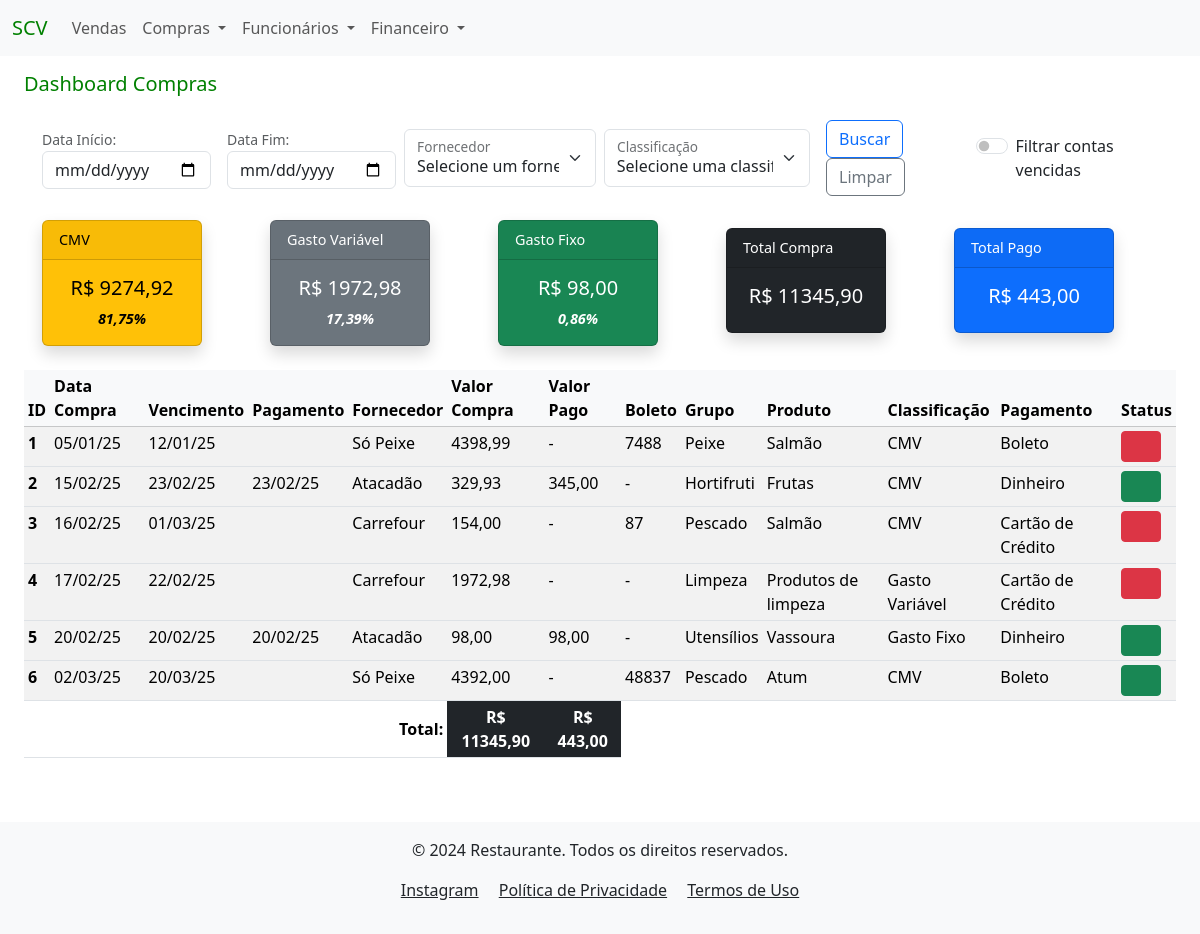
The page /dashboard_compras on the database its author committed.
### compras/models.py (models this page shows)
class Compras(models.Model):
    classificacao_choices = [
                        ('CMV', 'CMV'),
                        ('Gasto Fixo', 'Gasto Fixo'),
                        ('Gasto Variável', 'Gasto Variável')
                        ]
    tipo_pagamento = [
                    ('Dinheiro', 'Dinheiro'),
                    ('Cartão de Crédito', 'Cartão de Crédito'),
                    ('Cartão Débito', 'Cartão Débito'),
                    ('Pix', 'Pix'),
                    ('Cheque', 'Cheque'),
                    ('Transferência', 'Transferência'),
                    ('Boleto', 'Boleto'),
                    ('Débito Automático', 'Débito Automático')
    ]
    created_at = models.DateTimeField(auto_now_add=True)
    data_compra = models.DateField(verbose_name="Data da Venda", null=False, blank=False)
    data_vencimento = models.DateField(verbose_name="Data do Vencimento", null=True, blank=False)
    data_pagamento = models.DateField(verbose_name="Data do Pagamento", null=True, blank=True)
    fornecedor = models.ForeignKey(Fornecedor, on_delete=models.PROTECT, verbose_name="Fornecedor", null=False, blank=False)
    valor_compra = models.DecimalField(verbose_name="Valor da Compra", max_digits=9, decimal_places=2, null=False, blank=False)
    valor_pago = models.DecimalField(verbose_name="Valor de Pagamento", max_digits=9, decimal_places=2, null=True, blank=True)
    qtd = models.CharField(verbose_name="Quantidade", max_length=10, null=True, blank=True)
    numero_boleto = models.CharField(verbose_name="Boleto", max_length=10, null=True, blank=True)
    grupo_produto = models.CharField(verbose_name="Grupo do Produto", max_length=20, null=True, blank=False)
    produto = models.CharField(verbose_name="Produto", max_length=20, null=True, blank=False)
    classificacao = models.CharField(verbose_name="Classificação", choices=classificacao_choices, max_length=20, null=True, blank=False)
    forma_pagamento = models.CharField(verbose_name="Forma de Pagamento", choices=tipo_pagamento, max_length=17, null=True, blank=False)
    observacao = models.CharField(verbose_name="Observação", max_length=35, null=True, blank=True)
    author = models.ForeignKey(User, on_delete=models.PROTECT, blank=False, default=1)
    dt_atualizado = models.DateTimeField(auto_now=True, null=False, blank=False)

class Fornecedor(models.Model):
    created_at = models.DateTimeField(auto_now_add=True)
    nome_empresa = models.CharField(verbose_name="Fornecedor", max_length=50, blank=False, unique=True)
    cnpj = models.CharField(verbose_name="CNPJ", max_length=14, null=True, blank=True)
    nome_contato = models.CharField(verbose_name="Contato", max_length=35, null=True, blank=True)
    telefone = models.CharField(verbose_name="Telefone", max_length=15, null=True, blank=True)
    email = models.CharField(verbose_name="E-mail", max_length=40, null=True, blank=True)
    endereco = models.CharField(verbose_name="Endereço", max_length=255, null=True, blank=True)
    cep = models.CharField(verbose_name="CEP", max_length=8, null=True, blank=True)
    numero = models.CharField(verbose_name="Número", max_length=10, null=True, blank=True)
    bairro = models.CharField(verbose_name="Bairro", max_length=20, null=True, blank=True)
    cidade = models.CharField(verbose_name="Cidade", max_length=30, null=True, blank=True)
    author = models.ForeignKey(User, on_delete=models.PROTECT, blank=False, default=1)
    dt_atualizado = models.DateTimeField(auto_now=True, null=False, blank=False)
    def __str__(self):
        return f"{self.nome_empresa}"

### financeiro/views.py (the view)
# urls.py: path('dashboard_compras', DashboardComprasView.as_view(), name='dashboard_compras'),
class DashboardComprasView(DashboardBaseView):
    def get(self, request):
        today = timezone.now().date()
        data_inicio = request.GET.get('data_inicio')
        data_fim = request.GET.get('data_fim')
        classificacao_selecionado = request.GET.getlist('classificacao')
        fornecedores_selecionado = request.GET.getlist('fornecedor')
        filtrar_vencidas = request.GET.get('filtrar_vencidas') == 'on'
        compras = Compras.objects.all()
        filtros = FiltrosFinanceiro(
            data_inicio=data_inicio,
            data_fim=data_fim,
            campo_data='data_compra',
            classificacao=classificacao_selecionado,
            fornecedor=fornecedores_selecionado)
        compras_filtradas = filtros.aplicar_filtros(compras)
        if filtrar_vencidas:
            compras_filtradas = compras_filtradas.filter(
                Q(data_vencimento__lt=today) & Q(data_pagamento__isnull=True)
            )
        totais_compras = self.calcular_totais_compras(compras_filtradas)
        fornecedores = Compras.objects.values('fornecedor__id', 'fornecedor__nome_empresa').distinct() #nesse caso estamos pegando o id por ser chave estrangeira
        classificacao = Compras.objects.values('classificacao').distinct()
        context = {
            **totais_compras,
            'today': today,
            'data_inicio': data_inicio,
            'data_fim': data_fim,
            'campo_data': 'data_compra',
            'compras': compras_filtradas,
            'fornecedores_selecionados': fornecedores_selecionado,
            'fornecedores': fornecedores,
            'classificacao_selecionado': classificacao_selecionado,
            'classificacao': classificacao,
            'filtrar_vencidas': filtrar_vencidas, #Filtro de radio
        }
        return render(request, 'financeiro/dashboard_compras.html', context)

### financeiro/templates/financeiro/dashboard_compras.html (shortened to what this page needs)
{% extends 'global/base.html' %}
{% block content %}
    <h5 class="mb-4 mt-3" style="color: green;">Dashboard Compras</h5>
    <div class="container">
        <form id="filtro-form" action="" method="GET" class="d-flex align-items-center">
            <div class="mb-2 me-2">
                <small for="data_inicio" class="form-text">Data Início:</small>
                <input type="date" class="form-control" id="data_inicio" name="data_inicio" value="{{ data_inicio }}">
            </div>
            <div class="mb-2 ms-2 me-2">
                <small for="data_fim" class="form-text">Data Fim:</small>
                <input type="date" class="form-control" id="data_fim" name="data_fim" value="{{ data_fim }}">
            </div>
            <div class="form-floating mb-2 me-2">
                <select class="form-select" id="floatingSelect" name="fornecedor" aria-label="Floating label select example">
                    <option value="">Selecione um fornecedor</option>
                </select>
                <label for="floatingSelect">Fornecedor</label>
            </div>
            <div class="form-floating mb-2 me-2">
                <select class="form-select" id="floatingSelect" name="classificacao" aria-label="Floating label select example">
                    <option value="">Selecione uma classificação</option>
                </select>
                <label for="floatingSelect">Classificação</label>
            </div>
            <div class="mb-2 ms-2 me-2">
                <button type="submit" class="btn btn-outline-primary me-2" name="buscar_compras">Buscar</button>
                <a href="{% url 'dashboard_compras' %}" class="btn btn-outline-secondary me-2">Limpar</a>
            </div>
            <div class="form-check form-switch mb-2 me-2">
                <input class="form-check-input" type="checkbox" role="switch" id="flexSwitchCheckDefault" name="filtrar_vencidas" {% if filtrar_vencidas %}checked{% endif %} onchange="document.getElementById('filtro-form').submit();">
                <label class="form-check-label" for="flexSwitchCheckDefault">Filtrar contas vencidas</label>
            </div>
        </form>
    </div>
    {% if compras %}
        <div>
            <div class="justify-content-around flex-wrap mt-3">
                {% include 'financeiro/cards/cards_compras.html' %}
            </div>
            <div class="mt-3">
                {% include 'financeiro/table/tabela_compras.html' %}
            </div>
        </div>
    {% else %}
        <div class="container">
            <div class="alert alert-warning mt-3" role="alert">
                Não há compras para o filtro selecionadocadastradas.
            </div>
        </div>
    {% endif %}
{% endblock content %}

### financeiro/templates/financeiro/table/tabela_compras.html (shortened to what this page needs)
<div class="col-md-12 mt-2">
    <div class="table-responsive">
        <table class="table table-sm table-striped table-hover mt-2">
            <thead class="table-light">
                <tr>
                    <th scope="col">ID</th>
                    <th scope="col">Data Compra</th>
                    <th scope="col">Vencimento</th>
                    <th scope="col">Pagamento</th>
                    <th scope="col">Fornecedor</th>
                    <th scope="col">Valor Compra</th>
                    <th scope="col">Valor Pago</th>
                    <th scope="col">Boleto</th>
                    <th scope="col">Grupo</th>
                    <th scope="col">Produto</th>
                    <th scope="col">Classificação</th>
                    <th scope="col">Pagamento</th>
                    <th scope="col">Status</th>
                </tr>
            </thead>
            <tbody>
                {% for compra in compras %}
                    <tr>
                        <th scope="row">{{ compra.pk }}</th>
                        <td>{{ compra.data_compra|date:"d/m/y" }}</td>
                        <td>{{ compra.data_vencimento|date:"d/m/y" }}</td>
                        <td>{{ compra.data_pagamento|date:"d/m/y" }}</td>
                        <td>{{ compra.fornecedor }}</td>
                        <td>{{ compra.valor_compra|floatformat:2|default:"-" }}</td>
                        <td>{{ compra.valor_pago|floatformat:2|default:"-" }}</td>
                        <td>{{ compra.numero_boleto|default:"-" }}</td>
                        <td>{{ compra.grupo_produto|default:"-" }}</td>
                        <td>{{ compra.produto|default:"-" }}</td>
                        <td>{{ compra.classificacao|default:"-" }}</td>
                        <td>{{ compra.forma_pagamento|default:"-" }}</td>
                        <td>
                            <span
                                class="btn btn-sm
                                {% if compra.data_vencimento < today and not compra.data_pagamento %}
                                    btn-danger
                                {% else %}
                                    btn-success
                                {% endif %}"
                                >&nbsp;&nbsp;&nbsp;&nbsp;&nbsp;&nbsp;
                            </span>
                        </td>
                    </tr>
                {% endfor %}
            </tbody>
            <tfoot>
                <tr>
                    <td colspan="5" class="text-end fw-bold">Total:</td>
                    <td class="bg-dark text-white fw-bold text-center">R$ {{ total_compras|floatformat:2 }}</td>
                    <td class="bg-dark text-white fw-bold text-center">R$ {{ total_pago|floatformat:2 }}</td>
                </tr>
            </tfoot>
        </table>
    </div>
</div>

### rows shown on the page
Compras: pk "1", data_compra "05/01/25", data_vencimento "12/01/25", fornecedor "Só Peixe", valor_compra "4398,99", valor_pago "-", numero_boleto "7488", grupo_produto "Peixe", produto "Salmão", classificacao "CMV", forma_pagamento "Boleto"
Compras: pk "2", data_compra "15/02/25", data_vencimento "23/02/25", data_pagamento "23/02/25", fornecedor "Atacadão", valor_compra "329,93", valor_pago "345,00", numero_boleto "-", grupo_produto "Hortifruti", produto "Frutas", classificacao "CMV", forma_pagamento "Dinheiro"
Compras: pk "3", data_compra "16/02/25", data_vencimento "01/03/25", fornecedor "Carrefour", valor_compra "154,00", valor_pago "-", numero_boleto "87", grupo_produto "Pescado", produto "Salmão", classificacao "CMV", forma_pagamento "Cartão de Crédito"
Compras: pk "4", data_compra "17/02/25", data_vencimento "22/02/25", fornecedor "Carrefour", valor_compra "1972,98", valor_pago "-", numero_boleto "-", grupo_produto "Limpeza", produto "Produtos de limpeza", classificacao "Gasto Variável", forma_pagamento "Cartão de Crédito"
Compras: pk "5", data_compra "20/02/25", data_vencimento "20/02/25", data_pagamento "20/02/25", fornecedor "Atacadão", valor_compra "98,00", valor_pago "98,00", numero_boleto "-", grupo_produto "Utensílios", produto "Vassoura", classificacao "Gasto Fixo", forma_pagamento "Dinheiro"
Compras: pk "6", data_compra "02/03/25", data_vencimento "20/03/25", fornecedor "Só Peixe", valor_compra "4392,00", valor_pago "-", numero_boleto "48837", grupo_produto "Pescado", produto "Atum", classificacao "CMV", forma_pagamento "Boleto"

### other values the page prints
{{ total_cmv|floatformat:2 }} "9274,92"
{{ taxa_cmv }} "81,75"
{{ total_gasto_variavel|floatformat:2 }} "1972,98"
{{ taxa_gasto_variavel }} "17,39"
{{ total_gasto_fixo|floatformat:2 }} "98,00"
{{ taxa_gasto_fixo }} "0,86"
{{ total_compras|floatformat:2 }} "11345,90"
{{ total_pago|floatformat:2 }} "443,00"
